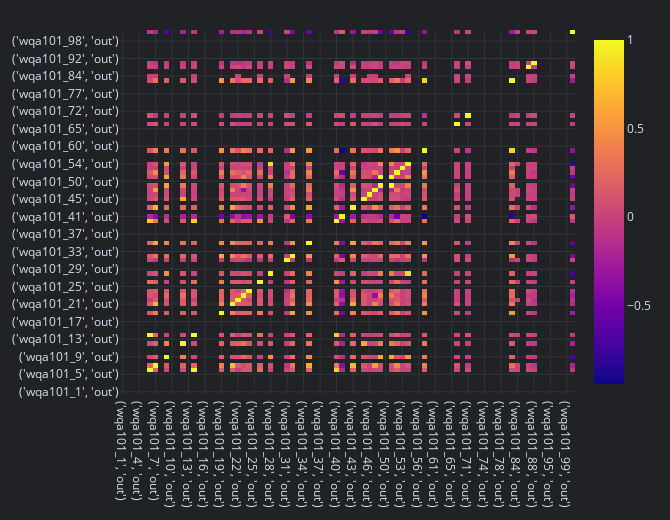

Here is the notebook cell this chart was saved with:
### Code cell
# Create a correlation matrix of the features
correlation_matrix = wqa_features.corr()
correlation_matrix.vbt.heatmap().show()

### Figure 1 — Plotly figure (JSON) as saved in the notebook; plotly's stock layout.template omitted (floating-point values rounded to 4 significant figures; data arrays with more than 128 entries replaced by an {"elided": "..."} marker saying what was removed)
{"data": [{"colorscale": [[0, "#0d0887"], [0.1111, "#46039f"], [0.2222, "#7201a8"], [0.3333, "#9c179e"], [0.4444, "#bd3786"], [0.5556, "#d8576b"], [0.6667, "#ed7953"], [0.7778, "#fb9f3a"], [0.8889, "#fdca26"], [1, "#f0f921"]], "hoverongaps": false, "type": "heatmap", "uid": "9a6b0a66-86ae-458d-98b4-31e54efe7b11", "x": ["('wqa101_1', 'out')", "('wqa101_2', 'out')", "('wqa101_3', 'out')", "('wqa101_4', 'out')", "('wqa101_5', 'out')", "('wqa101_6', 'out')", "('wqa101_7', 'out')", "('wqa101_8', 'out')", "('wqa101_9', 'out')", "('wqa101_10', 'out')", "('wqa101_11', 'out')", "('wqa101_12', 'out')", "('wqa101_13', 'out')", "('wqa101_14', 'out')", "('wqa101_15', 'out')", "('wqa101_16', 'out')", "('wqa101_17', 'out')", "('wqa101_18', 'out')", "('wqa101_19', 'out')", "('wqa101_20', 'out')", "('wqa101_21', 'out')", "('wqa101_22', 'out')", "('wqa101_23', 'out')", "('wqa101_24', 'out')", "('wqa101_25', 'out')", "('wqa101_26', 'out')", "('wqa101_27', 'out')", "('wqa101_28', 'out')", "('wqa101_29', 'out')", "('wqa101_30', 'out')", "('wqa101_31', 'out')", "('wqa101_32', 'out')", "('wqa101_33', 'out')", "('wqa101_34', 'out')", "('wqa101_35', 'out')", "('wqa101_36', 'out')", "('wqa101_37', 'out')", "('wqa101_38', 'out')", "('wqa101_39', 'out')", "('wqa101_40', 'out')", "('wqa101_41', 'out')", "('wqa101_42', 'out')", "('wqa101_43', 'out')", "('wqa101_44', 'out')", "('wqa101_45', 'out')", "('wqa101_46', 'out')", "('wqa101_47', 'out')", "('wqa101_49', 'out')", "('wqa101_50', 'out')", "('wqa101_51', 'out')", "('wqa101_52', 'out')", "('wqa101_53', 'out')", "('wqa101_54', 'out')", "('wqa101_55', 'out')", "('wqa101_56', 'out')", "('wqa101_57', 'out')", "('wqa101_60', 'out')", "('wqa101_61', 'out')", "('wqa101_62', 'out')", "('wqa101_64', 'out')", "('wqa101_65', 'out')", "('wqa101_66', 'out')", "('wqa101_68', 'out')", "('wqa101_71', 'out')", "('wqa101_72', 'out')", "('wqa101_73', 'out')", "('wqa101_74', 'out')", "('wqa101_75', 'out')", "('wqa101_77', 'out')", "('wqa101_78', 'out')", "('wqa101_81', 'out')", "('wqa101_83', 'out')", "('wqa101_84', 'out')", "('wqa101_85', 'out')", "('wqa101_86', 'out')", "('wqa101_88', 'out')", "('wqa101_92', 'out')", "('wqa101_94', 'out')", "('wqa101_95', 'out')", "('wqa101_96', 'out')", "('wqa101_98', 'out')", "('wqa101_99', 'out')", "('wqa101_101', 'out')"], "y": ["('wqa101_1', 'out')", "('wqa101_2', 'out')", "('wqa101_3', 'out')", "('wqa101_4', 'out')", "('wqa101_5', 'out')", "('wqa101_6', 'out')", "('wqa101_7', 'out')", "('wqa101_8', 'out')", "('wqa101_9', 'out')", "('wqa101_10', 'out')", "('wqa101_11', 'out')", "('wqa101_12', 'out')", "('wqa101_13', 'out')", "('wqa101_14', 'out')", "('wqa101_15', 'out')", "('wqa101_16', 'out')", "('wqa101_17', 'out')", "('wqa101_18', 'out')", "('wqa101_19', 'out')", "('wqa101_20', 'out')", "('wqa101_21', 'out')", "('wqa101_22', 'out')", "('wqa101_23', 'out')", "('wqa101_24', 'out')", "('wqa101_25', 'out')", "('wqa101_26', 'out')", "('wqa101_27', 'out')", "('wqa101_28', 'out')", "('wqa101_29', 'out')", "('wqa101_30', 'out')", "('wqa101_31', 'out')", "('wqa101_32', 'out')", "('wqa101_33', 'out')", "('wqa101_34', 'out')", "('wqa101_35', 'out')", "('wqa101_36', 'out')", "('wqa101_37', 'out')", "('wqa101_38', 'out')", "('wqa101_39', 'out')", "('wqa101_40', 'out')", "('wqa101_41', 'out')", "('wqa101_42', 'out')", "('wqa101_43', 'out')", "('wqa101_44', 'out')", "('wqa101_45', 'out')", "('wqa101_46', 'out')", "('wqa101_47', 'out')", "('wqa101_49', 'out')", "('wqa101_50', 'out')", "('wqa101_51', 'out')", "('wqa101_52', 'out')", "('wqa101_53', 'out')", "('wqa101_54', 'out')", "('wqa101_55', 'out')", "('wqa101_56', 'out')", "('wqa101_57', 'out')", "('wqa101_60', 'out')", "('wqa101_61', 'out')", "('wqa101_62', 'out')", "('wqa101_64', 'out')", "('wqa101_65', 'out')", "('wqa101_66', 'out')", "('wqa101_68', 'out')", "('wqa101_71', 'out')", "('wqa101_72', 'out')", "('wqa101_73', 'out')", "('wqa101_74', 'out')", "('wqa101_75', 'out')", "('wqa101_77', 'out')", "('wqa101_78', 'out')", "('wqa101_81', 'out')", "('wqa101_83', 'out')", "('wqa101_84', 'out')", "('wqa101_85', 'out')", "('wqa101_86', 'out')", "('wqa101_88', 'out')", "('wqa101_92', 'out')", "('wqa101_94', 'out')", "('wqa101_95', 'out')", "('wqa101_96', 'out')", "('wqa101_98', 'out')", "('wqa101_99', 'out')", "('wqa101_101', 'out')"], "z": {"elided": "83x83 float values"}}], "layout": {"height": 520, "legend": {"orientation": "h", "traceorder": "normal", "x": 1, "xanchor": "right", "y": 1.02, "yanchor": "bottom"}, "margin": {"b": 30, "l": 30, "r": 30, "t": 30}, "width": 670}}
